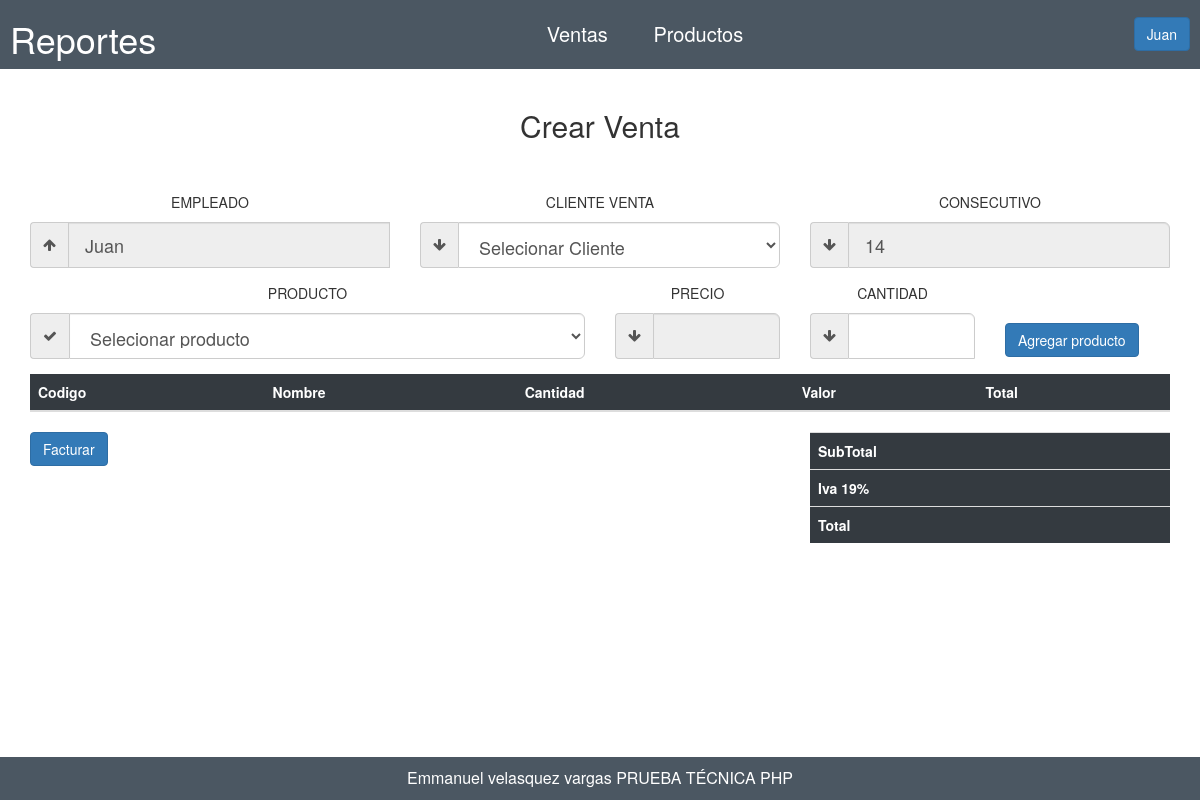
/crear-venta (signed in), run on an earlier commit of the app's database.
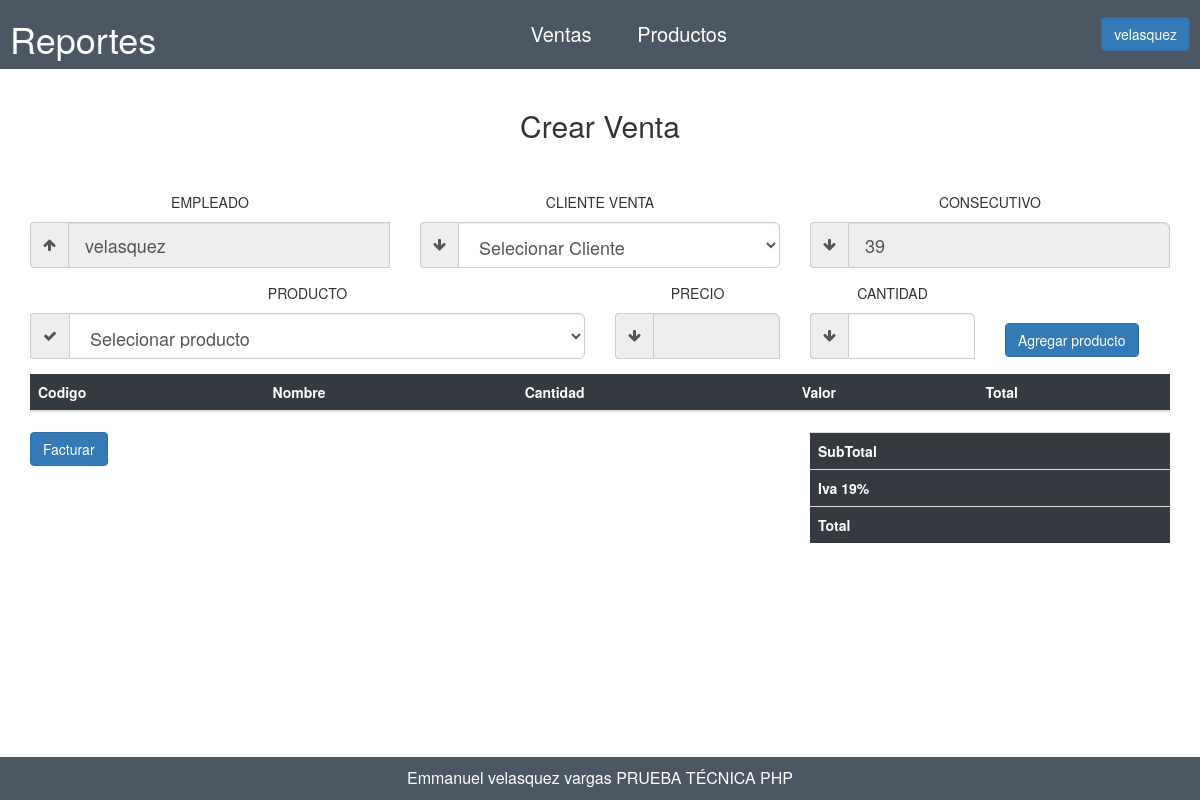
And on a later commit of the database.
### tables this page shows
CREATE TABLE `tblfactura` (
  `consecutivo` int(11) NOT NULL,
  `fecha` timestamp NOT NULL DEFAULT current_timestamp(),
  `empleado` int(11) NOT NULL,
  `cliente` int(11) NOT NULL,
  `total` int(11) NOT NULL
);

### controladores/plantilla.controlador.php (called while the page is built)
<?php
class ControladorPlantilla{
    public function ctrPlantilla(){
        include "vistas/plantilla.php";
    }
}

### index.php (called while the page is built, shortened)
<?php
    require_once 'controladores/plantilla.controlador.php';
    require_once 'controladores/ventas.controlador.php';
    require_once 'modelos/ventas.modelo.php';
    $plantilla = new ControladorPlantilla();
    $plantilla -> ctrPlantilla();

### modelos/conexion.php (called while the page is built)
<?php
class Conexion{
    static public function conectar(){
        $link = new PDO("mysql:host=localhost;dbname=ventas",
        "root",
        "");
        $link->exec("set names utf8");
        return $link;
    }
}

### modelos/ventas.modelo.php (called while the page is built, shortened)
<?php
require_once "conexion.php";
class ModeloVentas{
    static public function mdlMostrarVenta($condicion){
        if($condicion == "cons"){
            $stmt = Conexion::conectar()->prepare("SELECT * FROM tblfactura ORDER BY consecutivo DESC LIMIT 1");
            $stmt -> execute();
            return  $stmt -> fetch();
        }
    }
}

### controladores/ventas.controlador.php (called while the page is built, shortened)
<?php
class ControladorVentas{
    static public function ctrMostrarVenta($condicion){
        $respuesta = ModeloVentas::mdlMostrarVenta($condicion);
        return $respuesta;
    }
}

### vistas/modulos/crear-venta.php (the view, shortened to what the changed rows need)
<div class="contenido container mt-2">
    <h2 class="text-center">Crear Venta</h2>
    <BR>
    <BR>
    <form role="form" method="POST" action="">
        <div class="box-body">
            <div class="form-group row">
                <div class="col-sm-4">
                <center><p>EMPLEADO</p></center>
                    <div class="input-group">
                        <span class="input-group-addon"><i class="fa fa-arrow-up"></i></span>
                        <input type="text" class="form-control input-lg" required readonly
                            value="<?= $_SESSION['nombre']?>">
                    </div>
                </div>
                <div class="col-sm-4">
                <center><p>CLIENTE VENTA</p></center>
                    <div class="input-group">
                        <span class="input-group-addon"><i class="fa fa-arrow-down"></i></span>
                        <select class="form-control input-lg" name="clienteVenta" id="clienteVenta" required>
                            <option value="">Selecionar Cliente</option>
                        </select>
                    </div>
                </div>
                <?php
                $condicion = "cons";
                    $consecutivo = ControladorVentas::ctrMostrarVenta($condicion);
                    $cons = $consecutivo['consecutivo'] + 1;
                ?>
                <div class="col-sm-4">
                <center><p>CONSECUTIVO</p></center>
                    <div class="input-group">
                        <span class="input-group-addon"><i class="fa fa-arrow-down"></i></span>
                        <input type="number" name="consecutivo" required value="<?= $cons?>" class="form-control input-lg" id="consecutivoVenta" required readonly>
                    </div>
                </div>
            </div>
            <div class="form-group row">
                <div class="col-sm-6">
                <center><p>PRODUCTO</p></center>
                    <div class="input-group">
                        <span class="input-group-addon"><i class="fa fa-check"></i></span>
                        <select class="form-control input-lg" id="producto">
                            <option value="">Selecionar producto</option>
                        </select>
                    </div>
                </div>
                <div class="col-sm-2">
                <center><p>PRECIO</p></center>
                    <div class="input-group">
                        <span class="input-group-addon"><i class="fa fa-arrow-down"></i></span>
                        <input type="number" class="form-control input-lg" id="precioProducto" readonly>
                    </div>
                </div>
                <div class="col-sm-2">
                <center><p>CANTIDAD</p></center>
                    <div class="input-group">
                        <span class="input-group-addon"><i class="fa fa-arrow-down"></i></span>
                        <input type="number" class="form-control input-lg" id="cantidadProducto">
                    </div>
                </div>
                <div class="col-sm-2">
                    <BR>   <BR>
                    <button type="button" class="btn btn-primary btnAgregarProducto">Agregar producto</button>
                </div>
            </div>
        </div>
        <table class="table tabla-negra">
            <thead>
                <tr>
                    <th scope="col">Codigo</th>
                    <th scope="col">Nombre</th>
                    <th scope="col">Cantidad</th>
                    <th scope="col">Valor</th>
                    <th scope="col">Total</th>
                    <th scope="col" style="width:10px;"></th>
                </tr>
            </thead>
        </table>
        <div class="form-group row">
            <div class="col-sm-8">
            <button type="submit" class="btn btn-primary">Facturar</button>
            </div>
            <div class="col-sm-4">
                <table class="table tabla-negra">
                    <tbody class="tablaProductos" id="tablaProductos">
                        <tr>
                            <th scope="row">SubTotal</th>
                            <td id="subTotal"></td>
                        </tr>
                        <tr>
                            <th scope="row">Iva 19%</th>
                            <td id="iva"></td>
                        </tr>
                        <tr>
                            <th scope="row">Total</th>
                            <td id="total"></td>
                        </tr>
                    </tbody>
                </table>
            </div>
        </div>
    </form>
</div>

### vistas/modulos/cabezote.php (shortened to what the changed rows need)
<header class="menu-navegacion">
        <a href="dashboard">
            <h1 class="titulo">Reportes</h1>
        </a>
        <nav class="navegacion">
            <a href="ventas">Ventas </a>
            <a href="productos">Productos</a>
        </nav>
        <div class="dropdown">
<button class="btn btn-primary dropdown-toggle" type="button" id="about-us" data-toggle="dropdown" aria-haspopup="true" aria-expanded="false">
<?= $_SESSION['nombre'] ?>
</button>
</div>
    </header>

What changed in the data, as far as the page shows it:
no longer on this page (row unchanged): tblfactura: consecutivo "14"
added tblfactura: consecutivo "39"
Also different on the page:
$_SESSION['nombre']: "Juan" → "velasquez"
form field nombre: "Juan" → "velasquez"
